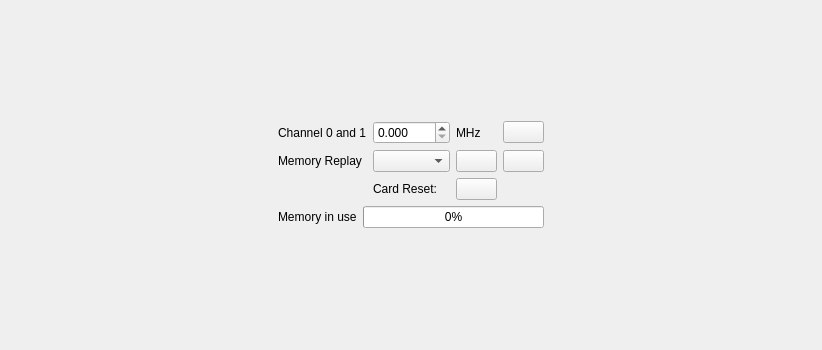
<?xml version="1.0" encoding="UTF-8"?>
<ui version="4.0">
 <class>Form</class>
 <widget class="QWidget" name="Form">
  <property name="geometry">
   <rect>
    <x>0</x>
    <y>0</y>
    <width>822</width>
    <height>350</height>
   </rect>
  </property>
  <property name="minimumSize">
   <size>
    <width>400</width>
    <height>0</height>
   </size>
  </property>
  <property name="windowTitle">
   <string>Form</string>
  </property>
  <property name="toolTip">
   <string/>
  </property>
  <layout class="QVBoxLayout" name="verticalLayout_2">
   <item>
    <layout class="QHBoxLayout" name="horizontalLayout">
     <item>
      <spacer name="horizontalSpacer_2">
       <property name="orientation">
        <enum>Qt::Horizontal</enum>
       </property>
       <property name="sizeHint" stdset="0">
        <size>
         <width>40</width>
         <height>20</height>
        </size>
       </property>
      </spacer>
     </item>
     <item>
      <layout class="QVBoxLayout" name="verticalLayout">
       <item>
        <layout class="QGridLayout" name="gridLayout">
         <item row="1" column="1">
          <widget class="QComboBox" name="comboBox_memory"/>
         </item>
         <item row="0" column="0">
          <widget class="QLabel" name="label_2">
           <property name="text">
            <string>Channel 0 and 1</string>
           </property>
          </widget>
         </item>
         <item row="1" column="3">
          <widget class="QPushButton" name="pushButton_MemoryReplay">
           <property name="toolTip">
            <string>Start/Stop</string>
           </property>
           <property name="text">
            <string/>
           </property>
          </widget>
         </item>
         <item row="0" column="2">
          <widget class="QLabel" name="label_5">
           <property name="text">
            <string>MHz</string>
           </property>
          </widget>
         </item>
         <item row="0" column="3">
          <widget class="QPushButton" name="pushButton_SingleTone">
           <property name="toolTip">
            <string>Start/Stop</string>
           </property>
           <property name="text">
            <string/>
           </property>
          </widget>
         </item>
         <item row="1" column="0">
          <widget class="QLabel" name="label_3">
           <property name="text">
            <string>Memory Replay</string>
           </property>
          </widget>
         </item>
         <item row="0" column="1">
          <widget class="QDoubleSpinBox" name="doubleSpinBox_frequency">
           <property name="decimals">
            <number>3</number>
           </property>
           <property name="maximum">
            <number>1250</number>
           </property>
          </widget>
         </item>
         <item row="1" column="2">
          <widget class="QPushButton" name="pushButton_refresh">
           <property name="toolTip">
            <string>Refresh dropdown menu</string>
           </property>
           <property name="text">
            <string/>
           </property>
          </widget>
         </item>
         <item row="4" column="1">
          <widget class="QLabel" name="label_3">
           <property name="text">
            <string>Card Reset:</string>
           </property>
          </widget>
         </item>
         <item row="4" column="2">
          <widget class="QPushButton" name="pushButton_reset">
           <property name="toolTip">
            <string>Restart Card</string>
           </property>
           <property name="text">
            <string/>
           </property>
          </widget>
         </item>
        </layout>
       </item>
       <item>
        <layout class="QHBoxLayout" name="horizontalLayout_2">
         <item>
          <widget class="QLabel" name="label">
           <property name="text">
            <string>Memory in use</string>
           </property>
          </widget>
         </item>
         <item>
          <widget class="QProgressBar" name="used_memory">
           <property name="enabled">
            <bool>true</bool>
           </property>
           <property name="tabletTracking">
            <bool>false</bool>
           </property>
           <property name="contextMenuPolicy">
            <enum>Qt::DefaultContextMenu</enum>
           </property>
           <property name="value">
            <number>0</number>
           </property>
           <property name="orientation">
            <enum>Qt::Horizontal</enum>
           </property>
           <property name="textDirection">
            <enum>QProgressBar::TopToBottom</enum>
           </property>
           <property name="format">
            <string>%p%</string>
           </property>
          </widget>
         </item>
        </layout>
       </item>
      </layout>
     </item>
     <item>
      <spacer name="horizontalSpacer">
       <property name="orientation">
        <enum>Qt::Horizontal</enum>
       </property>
       <property name="sizeHint" stdset="0">
        <size>
         <width>40</width>
         <height>20</height>
        </size>
       </property>
      </spacer>
     </item>
    </layout>
   </item>
  </layout>
 </widget>
 <resources/>
 <connections/>
</ui>
